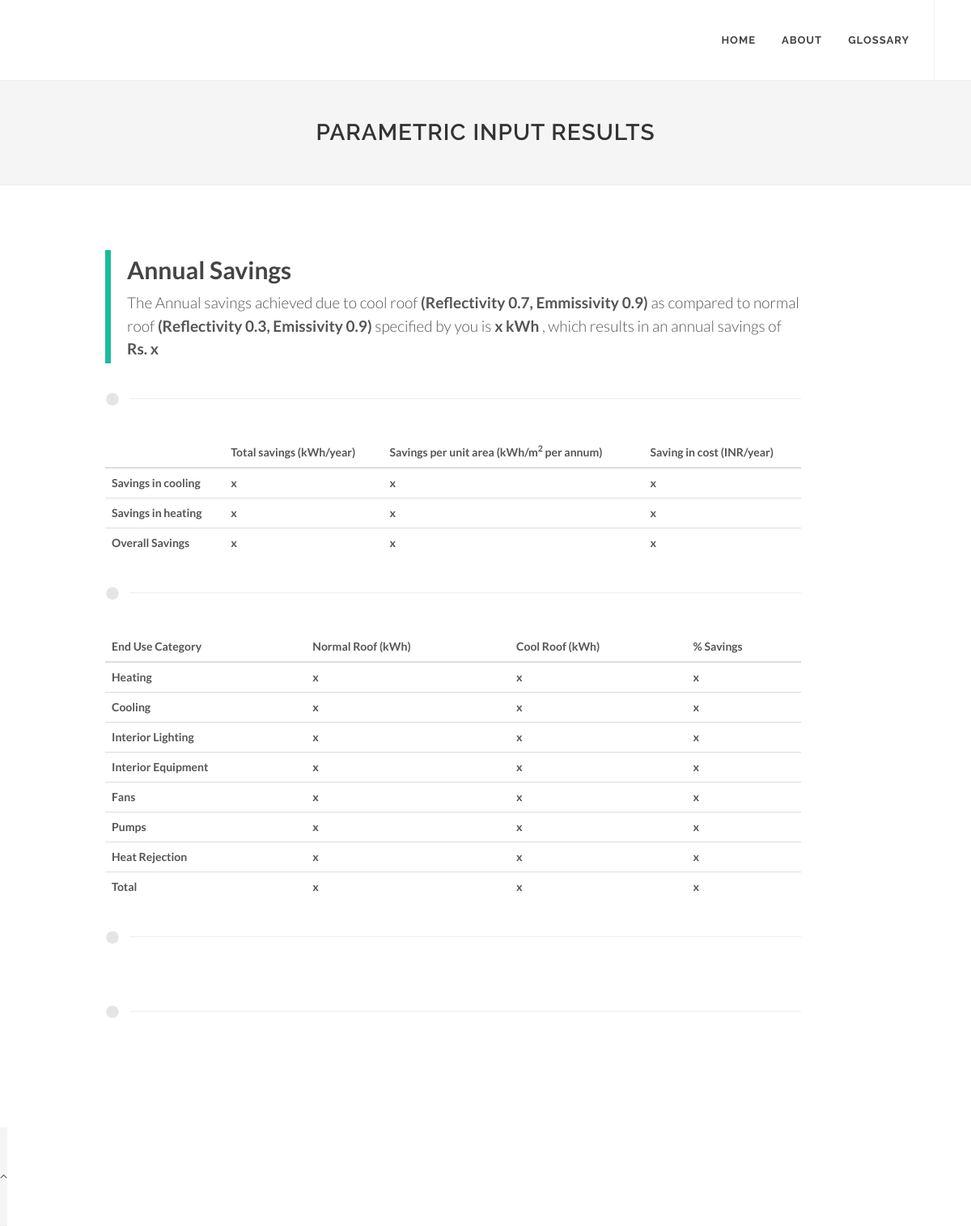
The page /display_results_parametric/1/ on the database its author committed.
### Calculator/models.py (models this page shows)
class Parametric_Data(models.Model):
	file_uuid = models.CharField(max_length=50, default='0000000', editable=False)
	Location = models.CharField(max_length=50)
	Building_type = models.CharField(max_length=50)
	Roof_area = models.CharField(max_length=50)
	Layer_1 = models.CharField(max_length=50)
	Layer_2 = models.CharField(max_length=50)
	Layer_3 = models.CharField(max_length=50)
	Layer_4 = models.CharField(max_length=50)
	Radiant_barrier = models.CharField(max_length=10)
	Reflectivity_base = models.CharField(max_length=50)
	Emissivity_base = models.CharField(max_length=50)
	Cost_base = models.CharField(max_length=50)
	Life_base = models.CharField(max_length=50)
	Reflectivity_proposed = models.CharField(max_length=50)
	Emissivity_proposed = models.CharField(max_length=50)
	Cost_proposed = models.CharField(max_length=50)
	Life_proposed = models.CharField(max_length=50)
	System_cop = models.CharField(max_length=50)
	Lighting_power = models.CharField(max_length=50)
	Equipment_power = models.CharField(max_length=50)
	win_area_north = models.CharField(max_length=50)
	win_area_south = models.CharField(max_length=50)
	win_area_west = models.CharField(max_length=50)
	win_area_east = models.CharField(max_length=50)
	HVAC_details = models.CharField(max_length=50)
	Electricity = models.CharField(max_length=50)
	cooling_compare = models.TextField(max_length=1000,default='x')
	heating_compare = models.TextField(max_length=1000,default='x')
	Total_Savings = models.CharField(max_length=50,default='x')
	Total_Savings_Percent = models.CharField(max_length=50,default='x')
	Annual_Savings = models.CharField(max_length=50,default='x')
	Heating_Base = models.CharField(max_length=50,default='x')
	Heating_Proposed = models.CharField(max_length=50,default='x')
	Heating_Savings = models.CharField(max_length=50,default='x')
	Cooling_Base = models.CharField(max_length=50,default='x')
	Cooling_Proposed = models.CharField(max_length=50,default='x')
	Cooling_Savings = models.CharField(max_length=50,default='x')
	Interior_Equipment_Base = models.CharField(max_length=50,default='x')
	Interior_Equipment_Proposed = models.CharField(max_length=50,default='x')
	Interior_Equipment_Savings = models.CharField(max_length=50,default='x')
	Interior_Lighting_Base = models.CharField(max_length=50,default='x')
	Interior_Lighting_Proposed = models.CharField(max_length=50,default='x')
	Interior_Lighting_Savings = models.CharField(max_length=50,default='x')
	Fans_Base = models.CharField(max_length=50,default='x')
	Fans_Proposed = models.CharField(max_length=50,default='x')
	Fans_Savings = models.CharField(max_length=50,default='x')
	Pumps_Base = models.CharField(max_length=50,default='x')
	Pumps_Proposed = models.CharField(max_length=50,default='x')
	Pumps_Savings = models.CharField(max_length=50,default='x')
	Heat_Rejection_Base = models.CharField(max_length=50,default='x')
	Heat_Rejection_Proposed = models.CharField(max_length=50,default='x')
	Heat_Rejection_Savings = models.CharField(max_length=50,default='x')
	Total_Base = models.CharField(max_length=50,default='x')
	Total_Proposed = models.CharField(max_length=50,default='x')
	heat_save = models.CharField(max_length=50,default='x')
	cool_save = models.CharField(max_length=50,default='x')
	total_save = models.CharField(max_length=50,default='x')
	heat_save_area = models.CharField(max_length=50,default='x')
	cool_save_area = models.CharField(max_length=50,default='x')
	total_save_area = models.CharField(max_length=50,default='x')
	heat_save_cost = models.CharField(max_length=50,default='x')
	cool_save_cost = models.CharField(max_length=50,default='x')
	total_save_cost = models.CharField(max_length=50,default='x')
	kvalue = models.CharField(max_length=50)
	task_id = models.CharField(max_length = 100, blank = True)
	emailid = models.CharField(max_length=100,blank=True)
	username = models.CharField(max_length=100,blank=True)
	result_status = models.CharField(max_length=100,blank=True)
	time = models.DateTimeField(auto_now = True)

### Calculator/views.py (the view)
# urls.py: re_path(r'^display_results_parametric/(?P<pk>[0-9]+)/$', views.redirectResultsParametric),
def redirectResultsParametric(request, pk):
    form_detailed_data = Parametric_Data.objects.filter(pk=pk).first()
    if form_detailed_data is None:
        return HttpResponse('Error in Simulation. Contact SysAdmin')
    output = {}
    for field in form_detailed_data._meta.get_fields():
        if hasattr(form_detailed_data, field.name):  # Ensure field exists in the instance
            output[field.name] = getattr(form_detailed_data, field.name)
    def safe_json_loads(value):
        try:
            return json.loads(value) if value and value.strip() else []
        except json.JSONDecodeError:
            return []
    output['heating_compare'] = safe_json_loads(form_detailed_data.heating_compare)
    output['cooling_compare'] = safe_json_loads(form_detailed_data.cooling_compare)
    output['heating_compare'] = [tuple(i) for i in output['heating_compare']]
    output['cooling_compare'] = [tuple(i) for i in output['cooling_compare']]
    print(f"Total Savings: {output.get('Total_Savings', 'Not Found')}")
    return postdata_parametric(request, output)

### Calculator/views.py (called while the page is built)
def postdata_parametric(request,output):
    return render(request,"post_parametric.html",output)

### templates/post_parametric.html (shortened to what this page needs)
<!DOCTYPE html>
<html dir="ltr" lang="en-US">
<head>
	<link rel="stylesheet" href="/static/css/bootstrap.css" type="text/css" />
	<link rel="stylesheet" href="/static/style.css" type="text/css" />
	<link rel="stylesheet" href="/static/css/dark.css" type="text/css" />
	<link rel="stylesheet" href="/static/css/font-icons.css" type="text/css" />
	<link rel="stylesheet" href="/static/css/animate.css" type="text/css" />
	<link rel="stylesheet" href="/static/css/magnific-popup.css" type="text/css" />
	<link rel="stylesheet" href="/static/css/responsive.css" type="text/css" />
</head>
<body class="stretched">
	<div id="wrapper" class="clearfix">
		<header id="header" class="full-header">
			<div id="header-wrap">
				<div class="container clearfix">
					<nav id="primary-menu">
						<ul>
							<li><a href="/"><div>Home</div></a></li>
							<li><a href="/index_page"><div>About</div></a></li>
							<li><a href="/glossary"><div>Glossary</div></a></li>
						</ul>
					</nav>
				</div>
			</div>
		</header>
	 <section id="page-title" class="page-title-center">
            <div class="container clearfix">
                <h1>Parametric Input Results</h1>
            </div>
        </section>
		<section id="content">
			<div class="content-wrap">
				<div class="container clearfix">
					<div class="postcontent nobottommargin clearfix" style="margin-left: 100px;">
						<div class="title-block">
						<h2 style="font-family: 'Lato', sans-serif;">Annual Savings</h2>
						<span> The Annual savings achieved due to cool roof <b>(Reflectivity {{Reflectivity_proposed}}, Emmissivity {{Emissivity_proposed}})</b> as compared to normal roof <b>(Reflectivity {{Reflectivity_base}}, Emissivity {{Emissivity_base}})</b> specified by you is <b>{{Total_Savings}} kWh</b> , which results in an annual savings of <b>Rs. {{Annual_Savings}}</span>
					</div>
                        <div class="divider"><i class="icon-circle"></i></div>
                        <table class="table table-hover">
						  <thead>
							<tr>
							  <th></th>
							  <th>Total savings (kWh/year)</th>
							  <th>Savings per unit area (kWh/m<sup>2</sup> per annum)</th>
							  <th>Saving in cost (INR/year)</th>
							</tr>
						  </thead>
						  <tbody>
						        <tr>
						            <td >Savings in cooling</td>
						            <td>{{cool_save}}</td>
						            <td>{{cool_save_area}}</td>
						            <td>{{cool_save_cost}}</td>
						        </tr>
						        <tr>
						            <td >Savings in heating</td>
						            <td>{{heat_save}}</td>
						            <td>{{heat_save_area}}</td>
						            <td>{{heat_save_cost}}</td>
						        </tr>
						        <tr>
						            <td >Overall Savings</td>
						            <td>{{total_save}}</td>
						            <td>{{total_save_area}}</td>
						            <td>{{total_save_cost}}</td>
						        </tr>
						    </tbody>
						</table>
						<div class="divider"><i class="icon-circle"></i></div>
						<table class="table table-hover">
						  <thead>
							<tr>
							  <th>End Use Category</th>
							  <th>Normal Roof (kWh)</th>
							  <th>Cool Roof (kWh)</th>
							  <th>% Savings</th>
							</tr>
						  </thead>
						  <tbody>
						        <tr>
						            <td >Heating</td>
						            <td>{{Heating_Base}}</td>
						            <td>{{Heating_Proposed}}</td>
						            <td>{{Heating_Savings}}</td>
						        </tr>
						        <tr>
						            <td >Cooling</td>
						            <td>{{Cooling_Base}}</td>
						            <td>{{Cooling_Proposed}}</td>
						            <td>{{Cooling_Savings}}</td>
						        </tr>
						        <tr>
						            <td >Interior Lighting</td>
						            <td>{{Interior_Lighting_Base}}</td>
						            <td>{{Interior_Lighting_Proposed}}</td>
						            <td>{{Interior_Lighting_Savings}}</td>
						        </tr>
						        <tr>
						            <td >Interior Equipment</td>
						            <td>{{Interior_Equipment_Base}}</td>
						            <td>{{Interior_Equipment_Proposed}}</td>
						            <td>{{Interior_Equipment_Savings}}</td>
						        </tr>
						        <tr>
						            <td >Fans</td>
						            <td>{{Fans_Base}}</td>
						            <td>{{Fans_Proposed}}</td>
						            <td>{{Fans_Savings}}</td>
						        </tr>
						        <tr>
						            <td >Pumps</td>
						            <td>{{Pumps_Base}}</td>
						            <td>{{Pumps_Proposed}}</td>
						            <td>{{Pumps_Savings}}</td>
						        </tr>
						        <tr>
						            <td >Heat Rejection</td>
						            <td>{{Heat_Rejection_Base}}</td>
						            <td>{{Heat_Rejection_Proposed}}</td>
						            <td>{{Heat_Rejection_Savings}}</td>
						        </tr>
						        <tr>
						            <td >Total</td>
						            <td>{{Total_Base}}</td>
						            <td>{{Total_Proposed}}</td>
						            <td>{{Total_Savings_Percent}}</td>
						        </tr>
						    </tbody>
						</table>
						<div class="divider"><i class="icon-circle"></i></div>
						<div class="divider"><i class="icon-circle"></i></div>
					</div>
				</div>
			</div>
		</section>
	</div>
<div id="page-title" class="icon-angle-up"></div>
</body>
</html>

### rows shown on the page
Parametric_Data: Reflectivity_proposed "0.7", Emissivity_proposed "0.9", Reflectivity_base "0.3", Emissivity_base "0.9"

### other values the page prints
{{ Total_Savings }} "x"
{{ Annual_Savings }} "x"
{{ cool_save }} "x"
{{ cool_save_area }} "x"
{{ cool_save_cost }} "x"
{{ heat_save }} "x"
{{ heat_save_area }} "x"
{{ heat_save_cost }} "x"
{{ total_save }} "x"
{{ total_save_area }} "x"
{{ total_save_cost }} "x"
{{ Heating_Base }} "x"
{{ Heating_Proposed }} "x"
{{ Heating_Savings }} "x"
{{ Cooling_Base }} "x"
